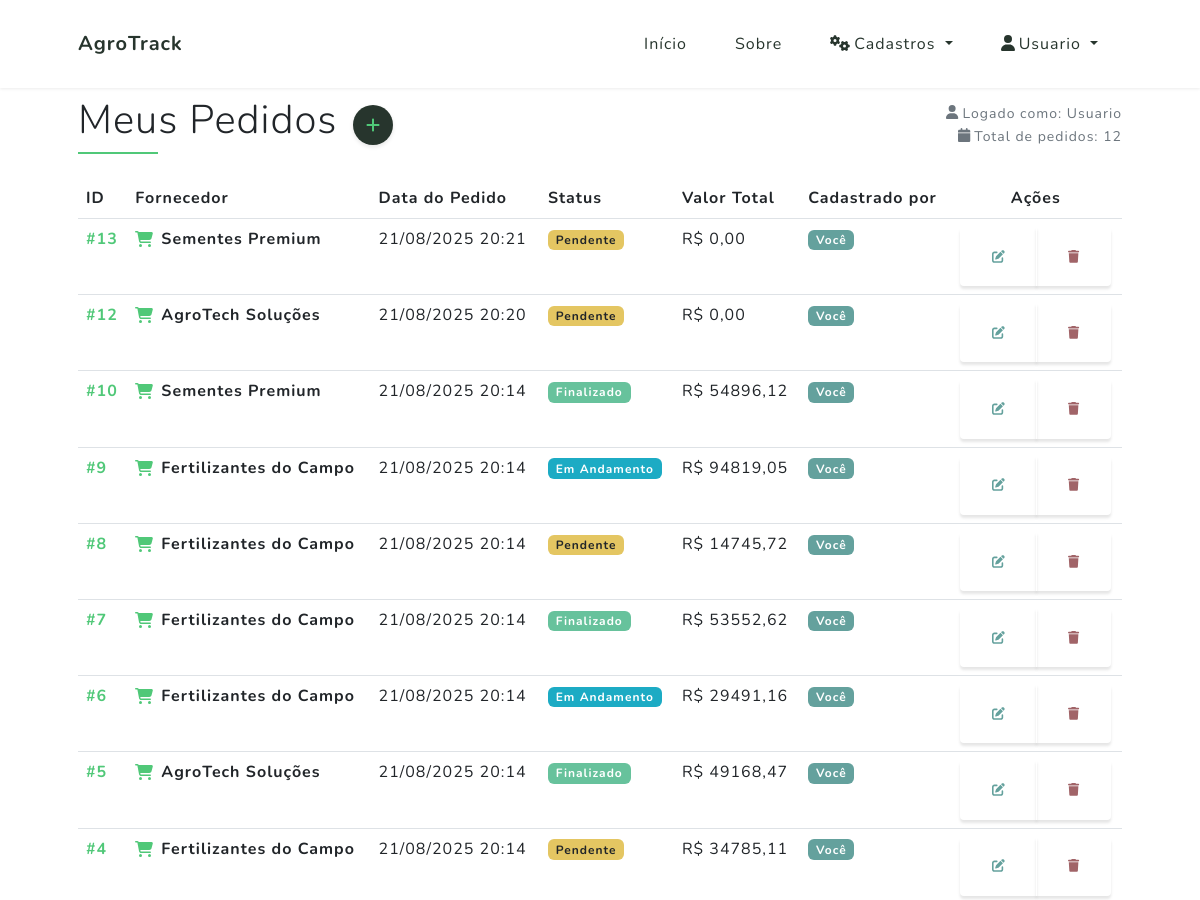
Before: /cadastros/listar/pedido/ (signed in, upper part) with the older database file.
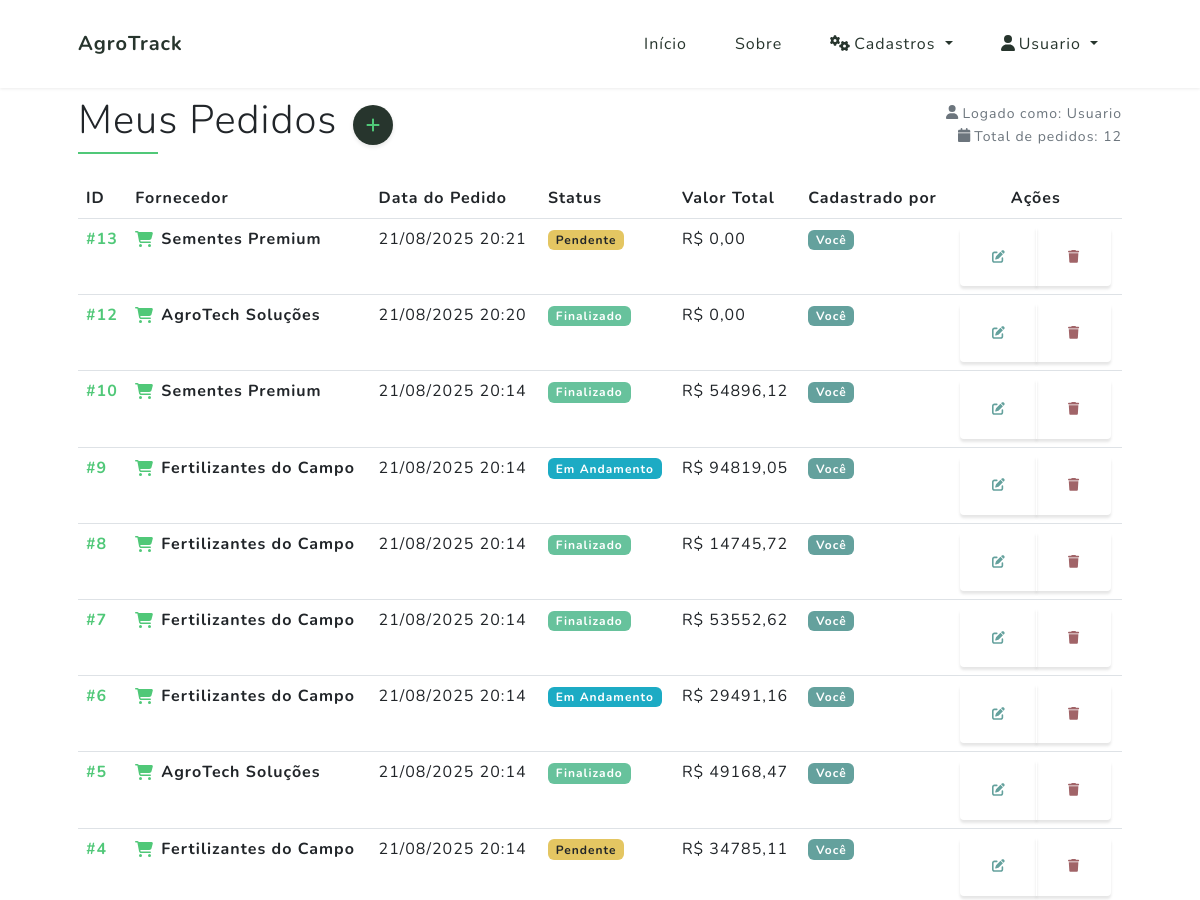
After: the same page with the newer database file.
### cadastros/models.py (models this page shows, shortened)
class Pedido(models.Model):
    STATUS_CHOICES = [
        ('pendente', 'Pendente'),
        ('em_andamento', 'Em Andamento'),
        ('finalizado', 'Finalizado'),
    ]
    fornecedor = models.ForeignKey(Fornecedor, on_delete=models.CASCADE)
    descricao = models.TextField()
    data_pedido = models.DateTimeField(auto_now_add=True)
    previsao_entrega = models.DateField(null=True, blank=True)
    status = models.CharField(max_length=20, choices=STATUS_CHOICES, default='pendente')
    criado_por = models.ForeignKey(User, on_delete=models.CASCADE)
    valor_total = models.DecimalField(max_digits=10, decimal_places=2, default=0.00)
    class Meta:
        verbose_name = "Pedido"
        verbose_name_plural = "Pedidos"
        ordering = ['-data_pedido']

class Fornecedor(models.Model):
    nome = models.CharField(max_length=100)
    cnpj = models.CharField(max_length=18)
    telefone = models.CharField(max_length=20, blank=True)
    email = models.EmailField(blank=True)
    cidade = models.ForeignKey(Cidade, on_delete=models.CASCADE)
    estado = models.ForeignKey(Estado, on_delete=models.CASCADE)
    criado_por = models.ForeignKey(User, on_delete=models.CASCADE)
    class Meta:
        verbose_name = "Fornecedor"
        verbose_name_plural = "Fornecedores"
        ordering = ['nome']

### cadastros/views.py (the view)
# urls.py: path('listar/pedido/', PedidoList.as_view(), name='pedido-list'),
class PedidoList(LoginRequiredMixin, ListView):
    template_name = 'listas/pedido.html'
    model = Pedido
    context_object_name = 'pedidos'
    def get_queryset(self):
        return Pedido.objects.select_related(
            'fornecedor',
            'criado_por'
        ).filter(
            criado_por=self.request.user
        ).order_by('-data_pedido')  # Usar -data_pedido que existe no modelo

### cadastros/templates/listas/pedido.html (shortened to what the changed rows need)
{% extends "paginasweb/modelo.html" %}
{% load static %}
{% block conteudo %}
<section class="py-5 mt-5">
    <div class="container px-4 px-lg-5">
        <div class="mb-5">
            <div class="d-flex align-items-center justify-content-between mb-4">
                <div class="d-flex align-items-center">
                    <div class="me-3">
                        <h1 class="text-dark fw-light mb-2">
                            {% if request.user.is_authenticated %}
                                Meus Pedidos
                            {% else %}
                                Pedidos
                            {% endif %}
                        </h1>
                    </div>
                </div>
            </div>
            {% if request.user.is_authenticated %}
                <div class="table-container">
                    <table class="table table-modern">
                        <thead>
                            <tr>
                                <th>ID</th>
                                <th>Fornecedor</th>
                                <th>Data do Pedido</th>
                                <th>Status</th>
                                <th>Valor Total</th>
                                <th>Cadastrado por</th>
                                <th class="text-center">Ações</th>
                            </tr>
                        </thead>
                        <tbody>
                            {% for pedido in object_list %}
                            <tr>
                                <td class="fw-bold text-primary">#{{ pedido.id }}</td>
                                <td>
                                    <div class="d-flex align-items-center">
                                        <i class="fas fa-shopping-cart text-primary me-2"></i>
                                        <strong>{{ pedido.fornecedor.nome }}</strong>
                                    </div>
                                </td>
                                <td>{{ pedido.data_pedido|date:"d/m/Y H:i" }}</td>
                                <td>
                                    {% if pedido.status == 'pendente' %}
                                        <span class="badge bg-warning text-dark">Pendente</span>
                                    {% elif pedido.status == 'em_andamento' %}
                                        <span class="badge bg-info">Em Andamento</span>
                                    {% else %}
                                        <span class="badge bg-success">Finalizado</span>
                                    {% endif %}
                                </td>
                                <td>R$ {{ pedido.valor_total|floatformat:2 }}</td>
                                <td>
                                    {% if pedido.criado_por == request.user %}
                                        <span class="badge bg-primary">Você</span>
                                    {% else %}
                                        <small class="text-muted">{{ pedido.criado_por.username }}</small>
                                    {% endif %}
                                </td>
                                <td class="text-center">
                                    <div class="btn-group" role="group">
                                        {% if pedido.criado_por == request.user %}
                                            <a href="{% url 'pedido-update' pedido.id %}"
                                               class="btn btn-outline-primary btn-sm" title="Editar">
                                                <i class="fas fa-edit"></i>
                                            </a>
                                            <a href="{% url 'pedido-deletar' pedido.id %}"
                                               class="btn btn-outline-danger btn-sm" title="Excluir">
                                                <i class="fas fa-trash"></i>
                                            </a>
                                        {% else %}
                                            <span class="text-muted small">Sem permissão</span>
                                        {% endif %}
                                    </div>
                                </td>
                            </tr>
                            {% endfor %}
                        </tbody>
                    </table>
                </div>
            {% endif %}
        </div>
    </div>
</section>
{% endblock %}

Changed rows visible on the page:
changed Pedido id 12: status "Pendente" → "Finalizado"
changed Pedido id 8: status "Pendente" → "Finalizado"
